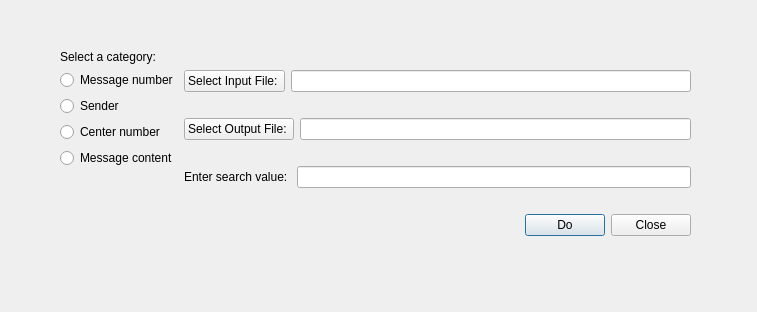
<?xml version="1.0" encoding="UTF-8"?>
<ui version="4.0">
 <class>SearchWindow</class>
 <widget class="QDialog" name="SearchWindow">
  <property name="geometry">
   <rect>
    <x>0</x>
    <y>0</y>
    <width>757</width>
    <height>312</height>
   </rect>
  </property>
  <property name="windowTitle">
   <string>Dialog</string>
  </property>
  <property name="sizeGripEnabled">
   <bool>false</bool>
  </property>
  <widget class="QWidget" name="horizontalLayoutWidget">
   <property name="geometry">
    <rect>
     <x>60</x>
     <y>50</y>
     <width>631</width>
     <height>208</height>
    </rect>
   </property>
   <layout class="QHBoxLayout" name="horizontalLayout_4">
    <item>
     <layout class="QVBoxLayout" name="verticalLayout">
      <item>
       <widget class="QLabel" name="label">
        <property name="text">
         <string>Select a category: </string>
        </property>
       </widget>
      </item>
      <item>
       <widget class="QRadioButton" name="radioButton">
        <property name="text">
         <string>Message number</string>
        </property>
       </widget>
      </item>
      <item>
       <widget class="QRadioButton" name="radioButton_2">
        <property name="text">
         <string>Sender</string>
        </property>
       </widget>
      </item>
      <item>
       <widget class="QRadioButton" name="radioButton_3">
        <property name="text">
         <string>Center number</string>
        </property>
       </widget>
      </item>
      <item>
       <widget class="QRadioButton" name="radioButton_4">
        <property name="text">
         <string>Message content</string>
        </property>
       </widget>
      </item>
      <item>
       <spacer name="verticalSpacer">
        <property name="orientation">
         <enum>Qt::Vertical</enum>
        </property>
        <property name="sizeHint" stdset="0">
         <size>
          <width>20</width>
          <height>40</height>
         </size>
        </property>
       </spacer>
      </item>
     </layout>
    </item>
    <item>
     <layout class="QGridLayout" name="gridLayout">
      <item row="3" column="0">
       <layout class="QHBoxLayout" name="horizontalLayout">
        <item>
         <spacer name="NoNameSpacer_2">
          <property name="orientation">
           <enum>Qt::Horizontal</enum>
          </property>
          <property name="sizeHint" stdset="0">
           <size>
            <width>40</width>
            <height>20</height>
           </size>
          </property>
         </spacer>
        </item>
        <item>
         <widget class="QPushButton" name="DoButton">
          <property name="text">
           <string>Do</string>
          </property>
         </widget>
        </item>
        <item>
         <widget class="QPushButton" name="CloseButton">
          <property name="text">
           <string>Close</string>
          </property>
         </widget>
        </item>
       </layout>
      </item>
      <item row="1" column="0">
       <layout class="QHBoxLayout" name="horizontalLayout_3">
        <item>
         <widget class="QPushButton" name="OutputBut">
          <property name="text">
           <string>Select Output File: </string>
          </property>
         </widget>
        </item>
        <item>
         <widget class="QLineEdit" name="OutputLi">
          <property name="text">
           <string/>
          </property>
         </widget>
        </item>
       </layout>
      </item>
      <item row="0" column="0">
       <layout class="QVBoxLayout" name="verticalLayout_2">
        <item>
         <layout class="QHBoxLayout" name="horizontalLayout_2">
          <item>
           <widget class="QPushButton" name="InputBut">
            <property name="text">
             <string>Select Input File: </string>
            </property>
           </widget>
          </item>
          <item>
           <widget class="QLineEdit" name="InputLi">
            <property name="text">
             <string/>
            </property>
           </widget>
          </item>
         </layout>
        </item>
       </layout>
      </item>
      <item row="2" column="0">
       <layout class="QHBoxLayout" name="horizontalLayout_5">
        <item>
         <widget class="QLabel" name="label_2">
          <property name="text">
           <string>Enter search value: </string>
          </property>
         </widget>
        </item>
        <item>
         <widget class="QLineEdit" name="ValueLi">
          <property name="text">
           <string/>
          </property>
         </widget>
        </item>
       </layout>
      </item>
     </layout>
    </item>
   </layout>
  </widget>
 </widget>
 <resources/>
 <connections/>
</ui>
